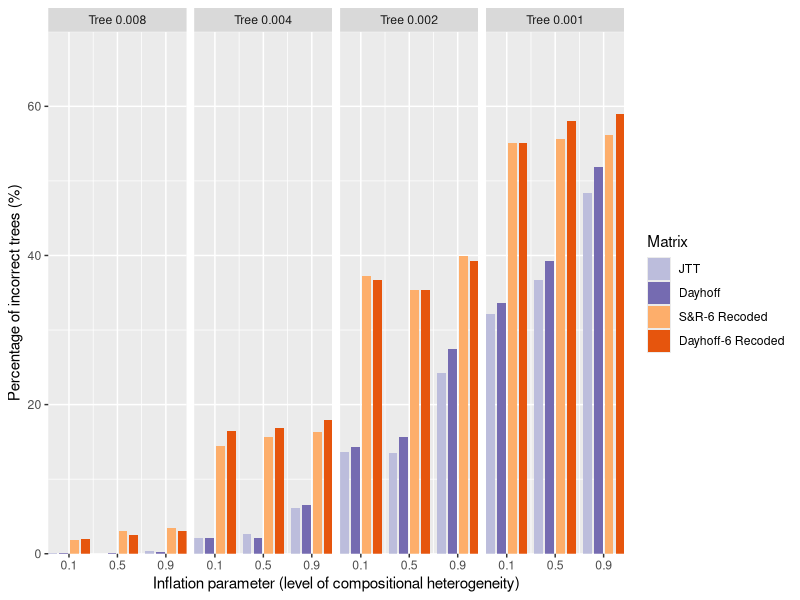

Reproduce this figure in R.
setwd("/Hernandez_Ryan_2019_RecodingSim/02-COMPOSITIONAL_HETEROGENEITY/02-HETEROGENEOUS_DATA")
data <- read.csv('comphet_proportion_reconstruction.csv')
data$proportion <- data$proportion*100
names(data)[3]<-"percent"
library(ggplot2)
data$tree=factor(data$tree, levels=c('Tree 0.008', 'Tree 0.004', 'Tree 0.002', 'Tree 0.001'))
b <- ggplot(data, aes(x=inflation.parameter, y=percent)) + geom_bar(aes(fill=reorder(type, percent)), stat = "identity", position=position_dodge2(preserve = c("total"), padding = 0.2)) + facet_wrap(~tree, nrow=1)
b + scale_x_continuous(name="Inflation parameter (level of compositional heterogeneity)", breaks =c(0.1, 0.5, 0.9), label=c("0.1","0.5","0.9"), expand = c(0, 0)) + scale_y_continuous(name="Percentage of incorrect trees (%)", expand = c(0, 0), limits=c(0,70)) + labs(fill="Matrix") + scale_fill_manual(values=c("#bcbddc", "#756bb1","#fdae6b", "#e6550d"))
                                                                      
